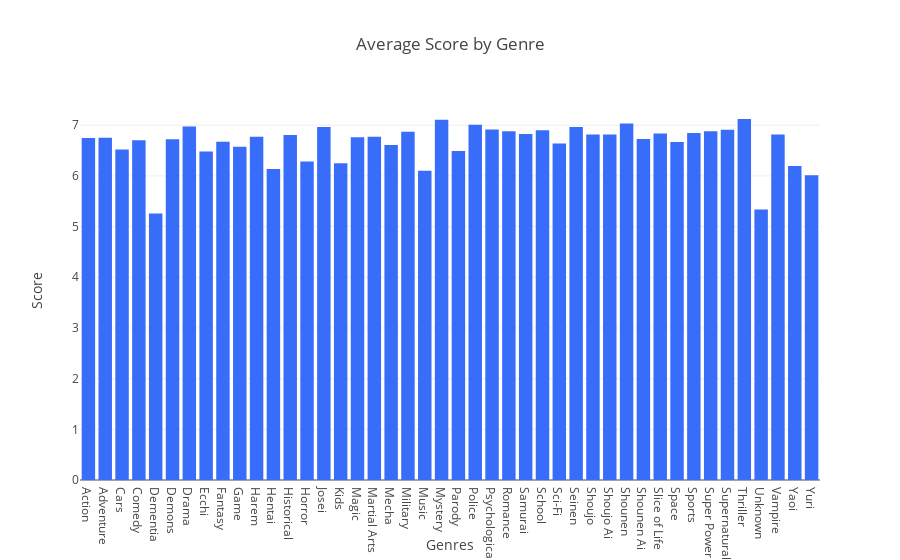

Notebook code cell kept with this figure:
### Code cell
fig4 = px.bar(genre_mean_score, x='Genres', y='Score', title='Average Score by Genre', 
              color_discrete_sequence=['#386df9'] * len(genre_mean_score))

fig4.show()

### Figure 1 — Plotly figure (JSON) as saved in the notebook; plotly's stock layout.template omitted (floating-point values rounded to 4 significant figures)
{"data": [{"alignmentgroup": "True", "hovertemplate": "Genres=%{x}<br>Score=%{y}<extra></extra>", "legendgroup": "", "marker": {"color": "#386df9", "pattern": {"shape": ""}}, "name": "", "offsetgroup": "", "orientation": "v", "showlegend": false, "textposition": "auto", "type": "bar", "x": ["Action", "Adventure", "Cars", "Comedy", "Dementia", "Demons", "Drama", "Ecchi", "Fantasy", "Game", "Harem", "Hentai", "Historical", "Horror", "Josei", "Kids", "Magic", "Martial Arts", "Mecha", "Military", "Music", "Mystery", "Parody", "Police", "Psychological", "Romance", "Samurai", "School", "Sci-Fi", "Seinen", "Shoujo", "Shoujo Ai", "Shounen", "Shounen Ai", "Slice of Life", "Space", "Sports", "Super Power", "Supernatural", "Thriller", "Unknown", "Vampire", "Yaoi", "Yuri"], "xaxis": "x", "y": [6.751, 6.755, 6.521, 6.704, 5.26, 6.726, 6.977, 6.484, 6.675, 6.577, 6.773, 6.136, 6.809, 6.286, 6.967, 6.25, 6.761, 6.772, 6.61, 6.872, 6.105, 7.108, 6.493, 7.008, 6.914, 6.884, 6.827, 6.901, 6.642, 6.966, 6.82, 6.818, 7.034, 6.727, 6.839, 6.671, 6.847, 6.884, 6.909, 7.124, 5.339, 6.818, 6.197, 6.015], "yaxis": "y"}], "layout": {"autosize": true, "barmode": "relative", "legend": {"tracegroupgap": 0}, "title": {"text": "Average Score by Genre"}, "xaxis": {"anchor": "y", "autorange": true, "domain": [0, 1], "range": [-0.5, 43.5], "title": {"text": "Genres"}, "type": "category"}, "yaxis": {"anchor": "x", "autorange": true, "domain": [0, 1], "range": [0, 7.498], "title": {"text": "Score"}, "type": "linear"}}}
